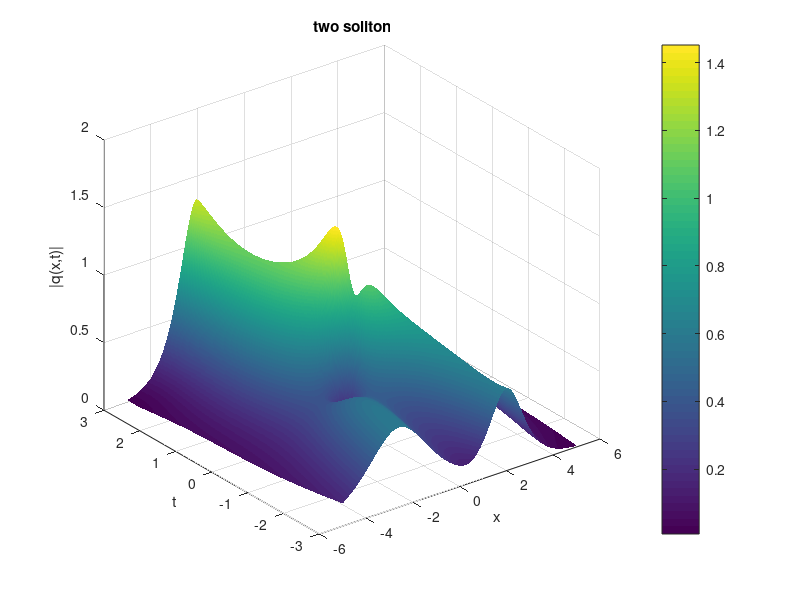

Write MATLAB code to recreate this figure.
 % 定义 x 和 t 的取值范围
x0 = -5; x1 = 5;  % x 的范围
t0 = -3; t1 = 3;  % t 的范围

% 定义分辨率
x_points = 513;  % x 方向的点数
t_points = 513;  % t 方向的点数

% 生成网格
x = linspace(x0, x1, x_points);
t = linspace(t0, t1, t_points);
[X, T] = meshgrid(x, t);

% 定义 A 和 B

A = (0.224 + 0.158i)*exp(1i*(1.92*T + 0.32i*T - 0.02*X - 0.8i*X)) - (0.024 + 0.232i)*exp(-1i*(-0.6*T + 0.56i*T - 0.2*X + 1.4i*X))...
    + (0.024 - 0.232i)*exp(1i*(0.6*T + 0.56i*T + 0.2*X + 1.4i*X)) + (0.518i - 0.224)*exp(-1i*(-1.92*T + 0.32i*T + 0.2*X - 0.8i*X));

B = 1.25*exp(0.88*T + 0.6*X) + 0.13*exp(-0.24*T - 2.2*X) + 1.25*exp(-0.88*T - 0.6*X)...
    - 1.22*exp(1i*(1.32*T - 0.4*X)) - 1.12*exp(-1i*(1.32*T - 0.4*X)) + 0.13*exp(0.24*T + 2.2*X);



% 定义 q(x, t)
q = -2i * A ./ B;
% 分离实部虚部
u = real(q);
v = imag(q);

% 可视化结果（例如模值的二维图像）
figure;
surf(X, T, abs(q));  % 绘制模值的曲面图
xlabel('x'); ylabel('t'); zlabel('|q(x,t)|');
title('two soliton');
shading interp;  % 平滑显示
colorbar;  % 添加颜色条
%save('data/2-train-data.mat');

